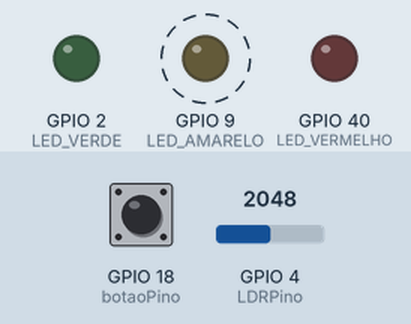
Recording of a sketch running on a simulated ESP32-S3. Shown: output pins drawn as LEDs (lit = HIGH). Dashed ring = blinking. The inputs (shaded band) are chosen by the test bench; at power-on: GPIO 4 (LDRPino) = 2048, GPIO 18 (botaoPino) LOW. WiFi joins after 1.5 s; servers stay silent unless stated; what the sketch prints to the serial monitor is not drawn.

Above: at 2.7 s.
2.8 s: GPIO 4 (LDRPino) set to 652
5.8 s: GPIO 4 (LDRPino) set to 567
At 6.5 s:
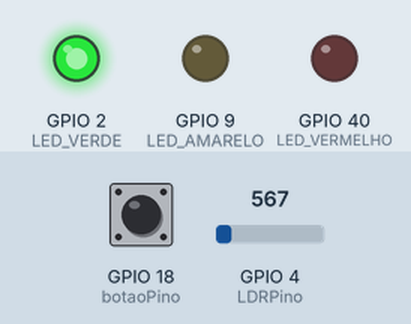
8.8 s: GPIO 18 (botaoPino) pulled HIGH for 1 s
At 10.73 s:
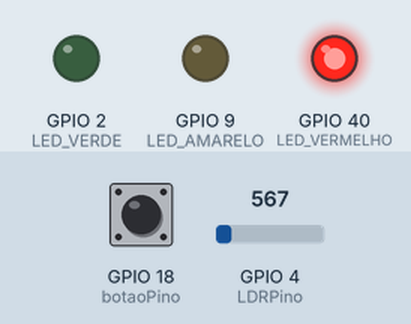
12.8 s: GPIO 4 (LDRPino) set to 640
At 14.1 s:
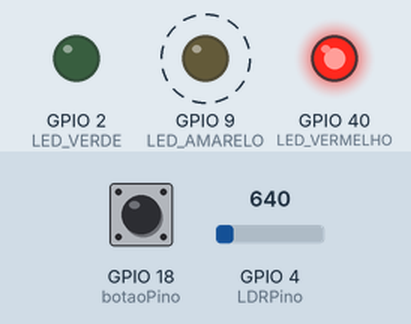
15.8 s: GPIO 4 (LDRPino) set to 560
At 18.6 s:
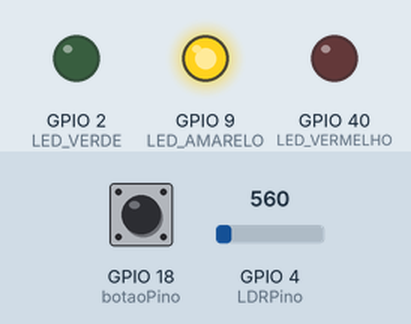
18.8 s: GPIO 18 (botaoPino) pulled HIGH for 0.15 s
Timing chart, 0 to 22.9 s (numbered marks = the images above; inputs shaded):
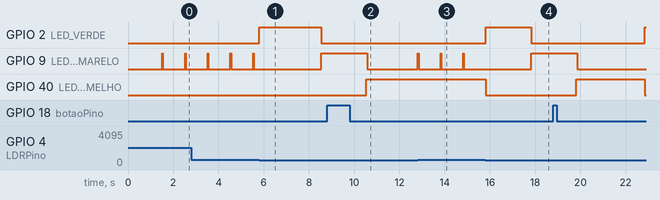

The sketch:

sketch.ino
```cpp
#include <WiFi.h>
#include <HTTPClient.h>

#define LED_VERDE 2 // Pino utilizado para controle do led verda
#define LED_VERMELHO 40 // Pino utilizado para controle do led vermelho
#define LED_AMARELO 9 // Pino utilizado para controle do led azul

const int botaoPino = 18;  // Pino utilizado para o botão the
int estadoBotao = 0;  // Variável para ler o estado do botao

const int LDRPino = 4;  // Pino utilizado para o sensor LDR
int limite=600; // Limite do sensor LDR
int clique = 0;

unsigned long tempo = 0;
unsigned long auxiliar = 0;
int tentativas = 0;
unsigned long ultimoDebounce = 0; // última vez que o botão foi pressionado
unsigned long tempoDebounce = 400;   // intevalo de delay

void mandaRequisicao(){
  if(WiFi.status() == WL_CONNECTED){ // Se o ESP32 estiver conectado à Internet
    HTTPClient http;

    String serverPath = "http://www.google.com.br/"; // Endpoint da requisição HTTP

    http.begin(serverPath.c_str());

    int httpResponseCode = http.GET(); // Código do Resultado da Requisição HTTP

    if (httpResponseCode>0) {
      Serial.print("HTTP Response code: ");
      Serial.println(httpResponseCode);
      String payload = http.getString();
      Serial.println(payload);
      }
    else {
      Serial.print("Error code: ");
      Serial.println(httpResponseCode);
      }
      http.end();
    }

  else {
    Serial.println("WiFi Disconnected");
  }
}

void setup() {

  // Configuração inicial dos pinos para controle dos leds como OUTPUTs (saídas) do ESP32
  pinMode(LED_VERDE,OUTPUT);
  pinMode(LED_VERMELHO,OUTPUT);
  pinMode(LED_AMARELO,OUTPUT);

  // Inicialização das entradas
  pinMode(botaoPino, INPUT_PULLDOWN); // Inicializa o botão como input_pulldown

  digitalWrite(LED_VERDE, LOW);
  digitalWrite(LED_VERMELHO, LOW);
  digitalWrite(LED_AMARELO, LOW);

  Serial.begin(9600); // Configuração para debug por interface serial entre ESP e computador com baud rate de 9600

  WiFi.begin("Wokwi-GUEST", ""); // Conexão à rede WiFi aberta com SSID Wokwi-GUEST

  while (WiFi.status() != WL_CONNECTED & tentativas <= 20) {
    delay(100);
    Serial.print(".");
    tentativas++;
  }
  tentativas = 0;
  Serial.println("Conectado ao WiFi com sucesso!"); // Considerando que saiu do loop acima, o ESP32 agora está conectado ao WiFi (outra opção é colocar este comando dentro do if abaixo)
}

void loop() {

  // Verifica estado do botão
  estadoBotao = digitalRead(botaoPino);
  if (estadoBotao == HIGH) {
    if ((millis() - ultimoDebounce) > tempoDebounce) {
      Serial.println("Botão pressionado!");
    }
  } else {
    Serial.println("Botão não pressionado!");
  }

  tempo = millis();
  int LDRStatus=analogRead(LDRPino);

  if(LDRStatus>=limite){
    if (tempo - auxiliar > 1000) {
      digitalWrite(LED_AMARELO, HIGH);
      auxiliar = tempo;
    } else {
      digitalWrite(LED_AMARELO, LOW);
    }

  }else{

    if (tempo - auxiliar >= 0) {
      digitalWrite(LED_VERDE, HIGH);
      digitalWrite(LED_VERMELHO, LOW);
      digitalWrite(LED_AMARELO, LOW);
    }

    if (tempo - auxiliar >= 3000) {
      digitalWrite(LED_VERDE, LOW);
      digitalWrite(LED_VERMELHO, LOW);
      digitalWrite(LED_AMARELO, HIGH);
    }

    if (tempo - auxiliar >= 5000) {
      digitalWrite(LED_AMARELO, LOW);
      digitalWrite(LED_VERDE, LOW);
      digitalWrite(LED_VERMELHO, HIGH);
      if(tempo - auxiliar >= 8000) {
        auxiliar = tempo;
      }


      if (estadoBotao) {
        if ((millis() - ultimoDebounce) > tempoDebounce) {
          clique++;
          delay(1000);
          auxiliar = tempo;
        }

        if (clique >= 3) {
          mandaRequisicao();
          clique = 0;
        }

        ultimoDebounce = millis();
      }

    }

  }
}
```

Measured:
- the behaviour switches between 600 and 599 on GPIO 4 (LDRPino) (found by bisection; images 0 and 1)
- after the input at 5.8 s, GPIO 2 (LED_VERDE): LOW → HIGH at once, → LOW 2.7 s later
- after the input at 12.8 s, GPIO 2 (LED_VERDE): stays LOW (without the input it goes to HIGH after 0.77 s); GPIO 9 (LED_AMARELO): alternates HIGH for 0.03 s and LOW for 0.97 s, starting at once; GPIO 40 (LED_VERMELHO): stays HIGH (without the input it goes to LOW after 0.77 s)
- after the input at 15.8 s, GPIO 2 (LED_VERDE): LOW → HIGH at once, → LOW 2.0 s later; GPIO 40 (LED_VERMELHO): HIGH → LOW at once
